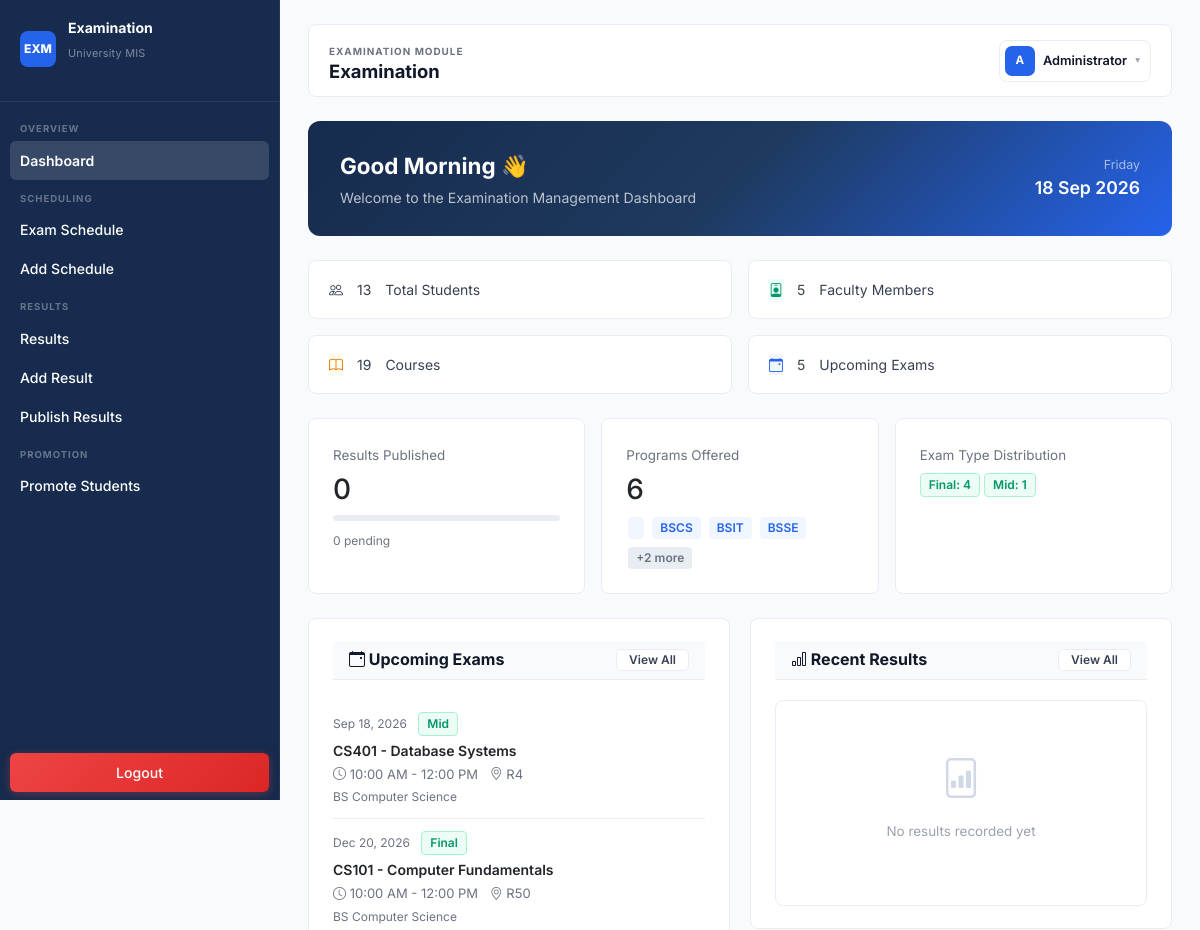
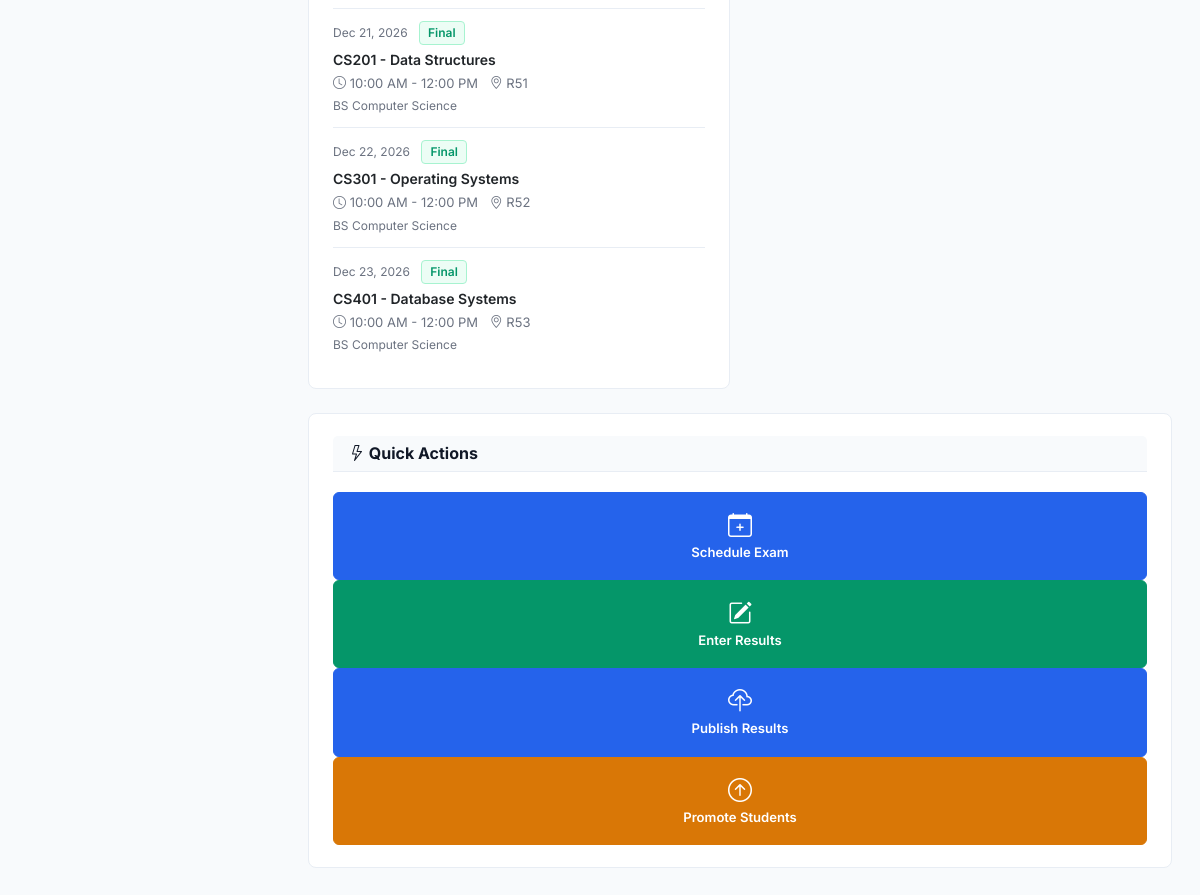
Screenshot of /examination/dashboard.php (signed in) with the database file from the repository (2 pictures, top to bottom).
### tables this page shows
CREATE TABLE `exam_schedules` (
  `exam_id` int(11) NOT NULL,
  `course_id` int(11) NOT NULL,
  `exam_type` varchar(30) NOT NULL,
  `date` date NOT NULL,
  `start_time` time NOT NULL,
  `end_time` time NOT NULL,
  `room` varchar(30) NOT NULL,
  `status` enum('Scheduled','Ongoing','Completed','Cancelled') NOT NULL DEFAULT 'Scheduled',
  `created_at` timestamp NOT NULL DEFAULT current_timestamp()
);

CREATE TABLE `courses` (
  `course_id` int(11) NOT NULL,
  `course_code` varchar(20) NOT NULL,
  `course_name` varchar(100) DEFAULT NULL,
  `course_title` varchar(150) NOT NULL,
  `program_id` int(11) DEFAULT NULL,
  `credit_hours` tinyint(4) NOT NULL DEFAULT 3,
  `description` text DEFAULT NULL,
  `department_id` int(11) DEFAULT NULL,
  `semester_id` int(11) NOT NULL,
  `status` enum('Active','Inactive') NOT NULL DEFAULT 'Active',
  `created_at` timestamp NOT NULL DEFAULT current_timestamp(),
  `semester_name` varchar(40) DEFAULT NULL,
  `teacher_id` int(11) DEFAULT NULL
);

CREATE TABLE `programs` (
  `program_id` int(11) NOT NULL,
  `program_name` varchar(100) NOT NULL,
  `program_code` varchar(20) NOT NULL,
  `department_id` int(11) DEFAULT NULL,
  `duration_years` tinyint(4) NOT NULL DEFAULT 4,
  `total_semesters` tinyint(4) NOT NULL DEFAULT 8,
  `status` enum('Active','Inactive') NOT NULL DEFAULT 'Active',
  `created_at` timestamp NOT NULL DEFAULT current_timestamp()
);

### examination/dashboard.php (the view, shortened to what this page needs)
<?php
include 'includes/header.php';
$conn = getConnection();
$stats = [
    'students' => 0,
    'faculty' => 0,
    'courses' => 0,
    'programs' => 0,
    'upcoming_exams' => 0,
    'results_published' => 0,
    'pending_results' => 0
];
$result = $conn->query("SELECT COUNT(*) as count FROM students WHERE status = 'Active'");
if ($result) {
    $row = $result->fetch_assoc();
    $stats['students'] = $row ? $row['count'] : 0;
}
$result = $conn->query("SELECT COUNT(*) as count FROM faculty");
if ($result) {
    $row = $result->fetch_assoc();
    $stats['faculty'] = $row ? $row['count'] : 0;
}
$result = $conn->query("SELECT COUNT(*) as count FROM courses");
if ($result) {
    $row = $result->fetch_assoc();
    $stats['courses'] = $row ? $row['count'] : 0;
}
$result = $conn->query("SELECT COUNT(*) as count FROM programs");
if ($result) {
    $row = $result->fetch_assoc();
    $stats['programs'] = $row ? $row['count'] : 0;
}
$result = $conn->query("SELECT COUNT(*) as count FROM exam_schedules WHERE date >= CURDATE()");
if ($result) {
    $row = $result->fetch_assoc();
    $stats['upcoming_exams'] = $row ? $row['count'] : 0;
}
$result = $conn->query("SELECT COUNT(*) as count FROM exam_results WHERE status = 'published'");
if ($result) {
    $row = $result->fetch_assoc();
    $stats['results_published'] = $row ? $row['count'] : 0;
}
$result = $conn->query("SELECT COUNT(*) as count FROM exam_results WHERE status = 'draft'");
if ($result) {
    $row = $result->fetch_assoc();
    $stats['pending_results'] = $row ? $row['count'] : 0;
}
$recent_schedules = $conn->query("
    SELECT es.*, c.course_name, c.course_code, p.program_name
    FROM exam_schedules es
    JOIN courses c ON es.course_id = c.course_id
    JOIN programs p ON c.program_id = p.program_id
    WHERE es.date >= CURDATE()
    ORDER BY es.date ASC
    LIMIT 5
");
$recent_results = $conn->query("
    SELECT er.*,
           s.student_id,
           s.full_name as student_name,
           c.course_name,
           c.course_code,
           es.exam_type
    FROM exam_results er
    JOIN students s ON er.student_id = s.student_id
    JOIN exam_schedules es ON er.exam_id = es.exam_id
    JOIN courses c ON es.course_id = c.course_id
    ORDER BY er.result_id DESC
    LIMIT 5
");
$exam_types = $conn->query("
    SELECT exam_type, COUNT(*) as count
    FROM exam_schedules
    WHERE date >= CURDATE()
    GROUP BY exam_type
");
$current_time = date('H');
$greeting = '';
if ($current_time < 12) {
    $greeting = 'Good Morning';
} elseif ($current_time < 17) {
    $greeting = 'Good Afternoon';
} else {
    $greeting = 'Good Evening';
}
$programs_list = $conn->query("SELECT program_code FROM programs LIMIT 4");
$program_codes = [];
if ($programs_list) {
    while($prog = $programs_list->fetch_assoc()) {
        $program_codes[] = $prog['program_code'];
    }
}
?>
<div class="content-area" id="contentArea">
        <div style="background:linear-gradient(135deg,var(--navy) 0%,#1e3a5f 50%,#2563EB 100%);border-radius:var(--radius-lg);padding:28px 32px;margin-bottom:24px;color:#fff;display:flex;align-items:center;justify-content:space-between;">
            <div>
                <div style="font-size:1.4rem;font-weight:700;margin-bottom:4px;"><?php echo $greeting; ?> &#128075;</div>
                <div style="font-size:.88rem;color:rgba(255,255,255,0.7);">Welcome to the Examination Management Dashboard</div>
            </div>
            <div style="text-align:right;">
                <div style="font-size:.78rem;color:rgba(255,255,255,0.6);"><?php echo date('l'); ?></div>
                <div style="font-size:1.1rem;font-weight:600;"><?php echo date('d M Y'); ?></div>
            </div>
        </div>
        <div class="stat-row" style="margin-bottom:24px;">
            <div class="stat-card-v2">
                <div class="stat-card-icon" style="background:var(--primary-bg);color:var(--primary);"><i class="bi bi-people"></i></div>
                <div class="stat-card-value"><?php echo $stats['students']; ?></div>
                <div class="stat-card-label">Total Students</div>
            </div>
            <div class="stat-card-v2">
                <div class="stat-card-icon" style="background:var(--success-bg);color:var(--success);"><i class="bi bi-person-badge"></i></div>
                <div class="stat-card-value"><?php echo $stats['faculty']; ?></div>
                <div class="stat-card-label">Faculty Members</div>
            </div>
            <div class="stat-card-v2">
                <div class="stat-card-icon" style="background:var(--warning-bg);color:var(--warning);"><i class="bi bi-book"></i></div>
                <div class="stat-card-value"><?php echo $stats['courses']; ?></div>
                <div class="stat-card-label">Courses</div>
            </div>
            <div class="stat-card-v2">
                <div class="stat-card-icon" style="background:var(--accent-light);color:var(--accent);"><i class="bi bi-calendar-event"></i></div>
                <div class="stat-card-value"><?php echo $stats['upcoming_exams']; ?></div>
                <div class="stat-card-label">Upcoming Exams</div>
            </div>
        </div>
        <div class="grid-3" style="margin-bottom:24px;">
            <div class="card">
                <div class="card-content">
                    <p class="muted" style="margin-bottom:8px;">Results Published</p>
                    <h3 style="margin-bottom:8px;"><?php echo $stats['results_published']; ?></h3>
                    <div style="height:6px;background:var(--border);border-radius:4px;overflow:hidden;margin-bottom:8px;">
                    </div>
                    <span class="muted" style="font-size:12px;"><?php echo $stats['pending_results']; ?> pending</span>
                </div>
            </div>
            <div class="card">
                <div class="card-content">
                    <p class="muted" style="margin-bottom:8px;">Programs Offered</p>
                    <h3 style="margin-bottom:8px;"><?php echo $stats['programs']; ?></h3>
                    <div style="display:flex;flex-wrap:wrap;gap:4px;">
                        <?php foreach($program_codes as $code): ?>
                            <span style="display:inline-block;padding:2px 8px;border-radius:4px;font-size:12px;font-weight:600;background:var(--accent-light);color:var(--accent);margin:2px;"><?php echo $code; ?></span>
                        <?php endforeach; ?>
                        <?php if($stats['programs'] > 4): ?>
                            <span style="display:inline-block;padding:2px 8px;border-radius:4px;font-size:12px;font-weight:600;background:var(--border);color:var(--text-secondary);margin:2px;">+<?php echo $stats['programs'] - 4; ?> more</span>
                        <?php endif; ?>
                    </div>
                </div>
            </div>
            <div class="card">
                <div class="card-content">
                    <p class="muted" style="margin-bottom:8px;">Exam Type Distribution</p>
                    <div style="display:flex;flex-wrap:wrap;gap:4px;">
                        <?php if ($exam_types && $exam_types->num_rows > 0): ?>
                            <?php while($type = $exam_types->fetch_assoc()): ?>
                                <span style="display:inline-block;padding:2px 8px;border-radius:4px;font-size:12px;font-weight:600;background:var(--success-bg);color:var(--success);border:1px solid var(--success-border);">
                                    <?php echo ucfirst($type['exam_type']); ?>: <?php echo $type['count']; ?>
                                </span>
                            <?php endwhile; ?>
                        <?php else: ?>
                            <span class="muted">No exams scheduled</span>
                        <?php endif; ?>
                    </div>
                </div>
            </div>
        </div>
        <div class="grid-2" style="margin-bottom:24px;">
            <div class="card">
                <div class="card-header">
                    <h5 style="margin:0;"><i class="bi bi-calendar-event"></i> Upcoming Exams</h5>
                    <a href="schedule/index.php" class="btn btn-outline" style="padding:4px 12px;font-size:12px;">View All</a>
                </div>
                <div class="card-content">
                    <?php if ($recent_schedules && $recent_schedules->num_rows > 0): ?>
                        <?php $schedule_count = 0; ?>
                        <?php while($schedule = $recent_schedules->fetch_assoc()): ?>
                            <?php $schedule_count++; ?>
                            <div style="padding:12px 0;<?php if($schedule_count < $recent_schedules->num_rows) echo 'border-bottom:1px solid var(--border);'; ?>">
                                <div style="display:flex;justify-content:space-between;align-items:center;margin-bottom:4px;">
                                    <span class="muted" style="font-size:12px;">
                                        <?php echo date('M d, Y', strtotime($schedule['date'])); ?>
                                        <span style="display:inline-block;padding:2px 8px;border-radius:4px;font-size:12px;font-weight:600;background:var(--success-bg);color:var(--success);border:1px solid var(--success-border);margin-left:8px;">
                                            <?php echo ucfirst($schedule['exam_type']); ?>
                                        </span>
                                    </span>
                                </div>
                                <div style="font-weight:600;margin-bottom:4px;">
                                    <?php echo $schedule['course_code']; ?> - <?php echo $schedule['course_name']; ?>
                                </div>
                                <div style="font-size:13px;color:var(--text-secondary);">
                                    <i class="bi bi-clock"></i>
                                    <?php echo date('h:i A', strtotime($schedule['start_time'])); ?> -
                                    <?php echo date('h:i A', strtotime($schedule['end_time'])); ?>
                                    <i class="bi bi-geo-alt" style="margin-left:8px;"></i> <?php echo $schedule['room']; ?>
                                </div>
                                <div class="muted" style="font-size:12px;margin-top:4px;"><?php echo $schedule['program_name']; ?></div>
                            </div>
                        <?php endwhile; ?>
                    <?php endif; ?>
                </div>
            </div>
            <div class="card">
                <div class="card-header">
                    <h5 style="margin:0;"><i class="bi bi-bar-chart"></i> Recent Results</h5>
                    <a href="results/index.php" class="btn btn-outline" style="padding:4px 12px;font-size:12px;">View All</a>
                </div>
                <div class="card-content">
                    <?php if ($recent_results && $recent_results->num_rows > 0): ?>
                        <?php $result_count = 0; ?>
                        <?php while($result = $recent_results->fetch_assoc()): ?>
                            <?php $result_count++; ?>
                            <div style="padding:12px 0;<?php if($result_count < $recent_results->num_rows) echo 'border-bottom:1px solid var(--border);'; ?>">
                                <div style="display:flex;justify-content:space-between;align-items:center;">
                                    <div>
                                        <div style="font-weight:600;margin-bottom:2px;"><?php echo $result['student_name']; ?></div>
                                        <span class="muted" style="font-size:12px;">
                                            <?php echo $result['course_code']; ?> - <?php echo ucfirst($result['exam_type']); ?>
                                        </span>
                                    </div>
                                    <div style="text-align:right;">
                                        <span style="display:inline-block;padding:2px 8px;border-radius:4px;font-size:12px;font-weight:600;background:var(--success-bg);color:var(--success);border:1px solid var(--success-border);">
                                            <?php echo $result['grade']; ?>
                                        </span>
                                        <div style="font-size:12px;color:var(--text-secondary);margin-top:4px;">
                                            <?php echo $result['marks_obtained']; ?>/<?php echo $result['total_marks']; ?>
                                        </div>
                                    </div>
                                </div>
                            </div>
                        <?php endwhile; ?>
                    <?php else: ?>
                        <div class="empty-state">
                            <div class="empty-state-icon"><i class="bi bi-file-bar-graph"></i></div>
                            <p class="empty-state-text">No results recorded yet</p>
                        </div>
                    <?php endif; ?>
                </div>
            </div>
        </div>
        <div class="card" style="margin-bottom:24px;">
            <div class="card-header">
                <h5 style="margin:0;"><i class="bi bi-lightning"></i> Quick Actions</h5>
            </div>
            <div class="card-content">
                <div class="grid-4">
                    <a href="schedule/add.php" class="btn btn-primary" style="display:flex;flex-direction:column;align-items:center;gap:8px;padding:20px;">
                        <i class="bi bi-calendar-plus" style="font-size:1.5rem;"></i>
                        Schedule Exam
                    </a>
                    <a href="results/add.php" class="btn btn-primary" style="display:flex;flex-direction:column;align-items:center;gap:8px;padding:20px;background:var(--success);border-color:var(--success);">
                        <i class="bi bi-pencil-square" style="font-size:1.5rem;"></i>
                        Enter Results
                    </a>
                    <a href="results/publish.php" class="btn btn-primary" style="display:flex;flex-direction:column;align-items:center;gap:8px;padding:20px;background:var(--accent);border-color:var(--accent);">
                        <i class="bi bi-cloud-upload" style="font-size:1.5rem;"></i>
                        Publish Results
                    </a>
                    <a href="promote/promote.php" class="btn btn-primary" style="display:flex;flex-direction:column;align-items:center;gap:8px;padding:20px;background:var(--warning);border-color:var(--warning);">
                        <i class="bi bi-arrow-up-circle" style="font-size:1.5rem;"></i>
                        Promote Students
                    </a>
                </div>
            </div>
        </div>
    </div>
<?php include 'includes/footer.php'; ?>

### rows the page displays
exam_schedules: date "Sep 18, 2026", exam_type "Mid", course.course_code "CS401", course.course_name "Database Systems", start_time "10:00 AM", end_time "12:00 PM", room "R4", programs.program_name "BS Computer Science"
exam_schedules: date "Dec 20, 2026", exam_type "Final", course.course_code "CS101", course.course_name "Computer Fundamentals", start_time "10:00 AM", end_time "12:00 PM", room "R50", programs.program_name "BS Computer Science"
exam_schedules: date "Dec 21, 2026", exam_type "Final", course.course_code "CS201", course.course_name "Data Structures", start_time "10:00 AM", end_time "12:00 PM", room "R51", programs.program_name "BS Computer Science"
exam_schedules: date "Dec 22, 2026", exam_type "Final", course.course_code "CS301", course.course_name "Operating Systems", start_time "10:00 AM", end_time "12:00 PM", room "R52", programs.program_name "BS Computer Science"
exam_schedules: date "Dec 23, 2026", exam_type "Final", course.course_code "CS401", course.course_name "Database Systems", start_time "10:00 AM", end_time "12:00 PM", room "R53", programs.program_name "BS Computer Science"

### other values shown
$pageTitle "Examination"
$userInitial "A"
$userName "Administrator"
$greeting "Good Morning"
$stats['students'] "13"
$stats['faculty'] "5"
$stats['courses'] "19"
$stats['upcoming_exams'] "5"
$stats['results_published'] "0"
$stats['pending_results'] "0"
$stats['programs'] "6"
$code "BSCS"
$code "BSIT"
$code "BSSE"
$stats['programs'] - 4 "2"
